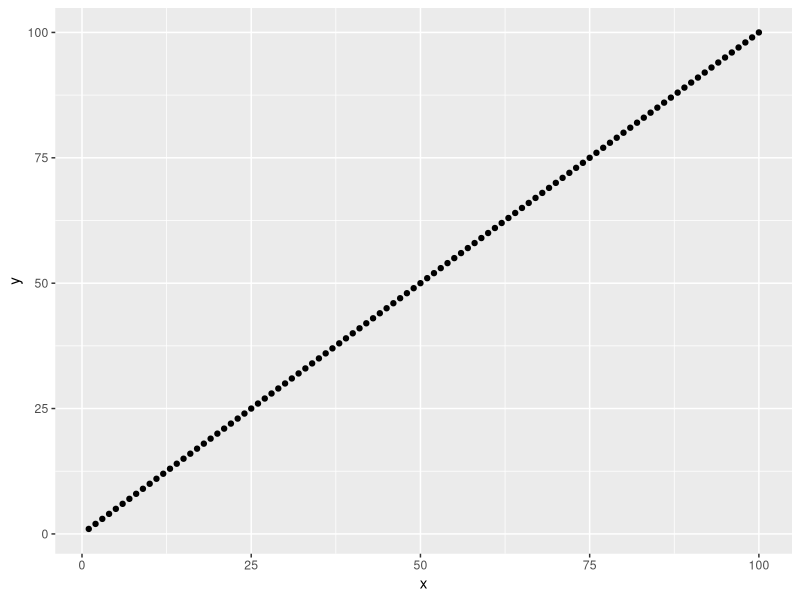
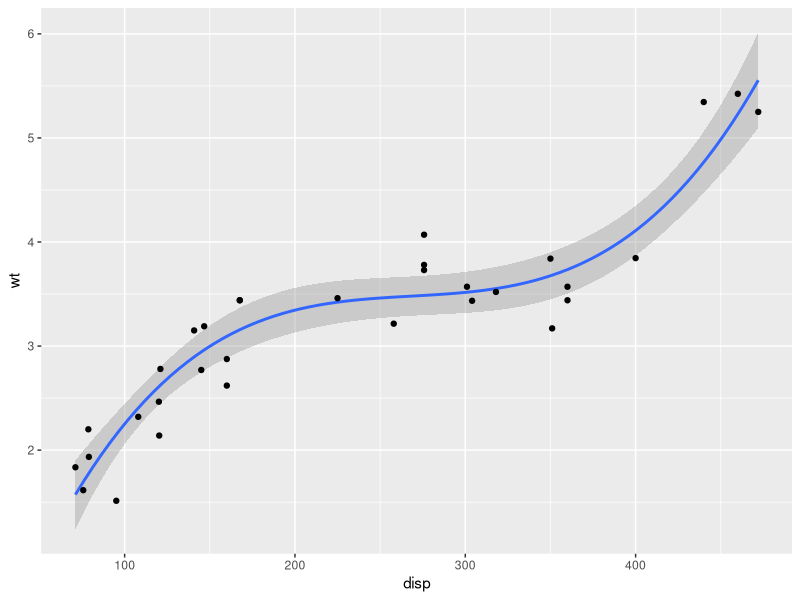

Here is the R script that generated these plots, in order:
## ---- chunk 1
library(ggplot2)
# library(GGally)
data("mtcars")
# ggpairs(data = mtcars)

## ---- chunk 2
data(mtcars)
quantile(mtcars$mpg, c(0.25, 0.5, 0.75), na.rm = TRUE)
## ---- chunk 3
data(infert) # built in fertility data
head(infert)
## ---- chunk 4
chisq.test(table(infert$education, infert$case))
## ---- chunk 5
fisher.test(table(infert$education, infert$case))
## ---- chunk 6
chisq.test(table(infert$education, infert$case))$expected
## ---- chunk 7
m1 <- lm(mpg ~ wt, data = mtcars)

# Multiple, with ordered categorical varliable
m2 <- lm(mpg ~ wt + factor(cyl), data = mtcars)

# check the results
summary(m1)
## ---- chunk 8
# and get confidence intervals
confint(m1)
## ---- chunk 9
library(ggplot2)
test.data <- data.frame(x = seq(1,100,1), y = seq(1,100,1))
test.data$z <- test.data$x^2

qplot(x=x, y=y, data = test.data)
## ---- chunk 10
# linear first
m1 <- lm(wt ~ disp, data = mtcars)
m2 <- lm(wt ~ poly(disp, 2), data = mtcars)
m3 <- lm(wt ~ poly(disp, 3), data = mtcars)
anova(m1, m2)
anova(m2, m3)
anova(m1, m3)

p <- ggplot(data = mtcars, aes(x = disp, y = wt)) + 
  geom_smooth(method = "lm", formula = y ~ poly(x, 3)) + 
  geom_point()
p
## ---- chunk 11
# install.packages("ordinal")
library(ordinal)
data(wine)
head(wine)

m1 <- clm(rating ~ temp, data = wine)
m2 <- clm(rating ~ temp + contact, data = wine)

anova(m1, m2)
## ---- chunk 12
summary(m2)
## ---- chunk 13
lrti <- data.frame(housing = c("poor", "good"), n_lrti = c(33, 24), pyar = c(355, 518), 
                   stringsAsFactors = FALSE)
lrti
## ---- chunk 14
library(broom)
m1 <- glm(n_lrti ~ housing + offset(log(pyar)), family = "poisson", data = lrti)
tidy(m1, exponentiate = TRUE, conf.int = TRUE)
